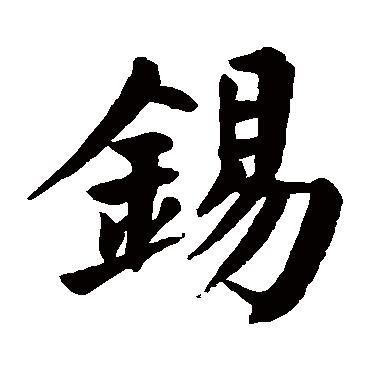
#> input picture sta.jpg, 370 x 370 px
$ python -i calligraphy3.py   (imports and definitions only)   (older library calls are emulated)
#> lines starting #> are read from the running program, lines starting #| are printed output that depends on the picture; after the words box and inside, x2 and y2 are one past the last pixel; in counts of white or black regions, pixels touching at a corner belong together
#!/usr/bin/env python
#######################
#coding version 2.0
# AIRL 0f CSU
#杜正波

#######################
import cv2
import numpy as np
from skimage import morphology
from functools import reduce
from PIL import Image
import math

def perdict_img(img2_path):
    # 输入部分
#> called with img2_path = 'sta.jpg'
    print("准备开始检测")
    # 输入模板原图E:/CSUresult/dzb/wind_hang/wind/15.png
    img1 = cv2.imread('sta.jpg', cv2.IMREAD_GRAYSCALE)
    # 输入学生模仿的字的图片
    print("存储了照片到这里")
    img2 = cv2.imread(img2_path, cv2.IMREAD_GRAYSCALE)

    ###################################################################################
    # 一、图片预处理部分（去除墨块、主体提取、高精度配准）
    width = 400
    height1 = int(width * img1.shape[0] / img1.shape[1])
    height2 = int(width * img2.shape[0] / img2.shape[1])
    img1 = cv2.resize(img1, (width, height1), interpolation=cv2.INTER_AREA)
#> img1: shape (400, 400)
    img2 = cv2.resize(img2, (width, height2), interpolation=cv2.INTER_AREA)
    print("准备二值化")
    # 二值化与去除墨块
    def num2true(img):
        img = np.array(img).astype(bool)
        for i in range(img.shape[0]):
            for j in range(img.shape[1]):
                if img[i][j] == 0:
                    img[i][j] = bool(True)
                else:
                    img[i][j] = bool(False)
        return img

    def true2num(img):
        img.dtype = 'uint8'
        for i in range(img.shape[0]):
            for j in range(img.shape[1]):
                if img[i][j] == 1:
                    img[i][j] = 0
                else:
                    img[i][j] = 255
        # img = np.array(img).astype(int)
        return img

    _, res1 = cv2.threshold(img1, 90, 255, cv2.THRESH_BINARY)
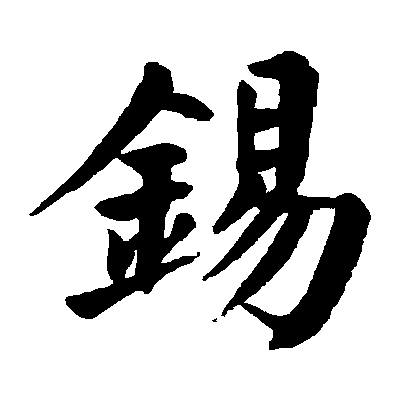
#> res1: shape (400, 400); 78.4% white; 3 black regions (1 under 20 px), largest, box (x1, y1, x2, y2) and area: (202, 51, 371, 350) 20002, (29, 62, 214, 319) 14476
    _, res2 = cv2.threshold(img2, 90, 255, cv2.THRESH_BINARY)
    # 将图像进行二值化处理
    res1 = num2true(res1)
    res2 = num2true(res2)
    # 进行阈值处理，阈值未
    res1 = morphology.remove_small_objects(res1, min_size=400, connectivity=1)
    res2 = morphology.remove_small_objects(res2, min_size=400, connectivity=1)
    # 进行去磨块处理
    res1 = true2num(res1)
    res2 = true2num(res2)
    image1 = res1.copy()
    image2 = res2.copy()

    # cv2.imshow('PART 1 presentation', image1)
    # cv2.imshow('PART 2 presentation', image2)
    # cv2.waitKey(0)
    # 取中心点函数
    # [11 lines left out: function center, not called in this run]

    # 将不连通的图提取外接矩形
    def trans2whole(image):
        # image = 255 - image
        minx, miny, maxx, maxy = width, width, 0, 0
        for i in range(image.shape[0]):
            for j in range(image.shape[1]):
                if image[i][j] == 0:
                    if i <= minx:
                        minx = i
                    if i >= maxx:
                        maxx = i
                    if j <= miny:
                        miny = j
                    if j >= maxy:
                        maxy = j
        ptLeftTop = (miny, minx)
        ptRightBottom = (maxy, maxx)
        point_color = (0, 0, 0)  # BGR
        # thickness = 1
        # lineType = 4
        # cv2.rectangle(image, ptLeftTop, ptRightBottom, point_color, thickness, lineType)
        return ptLeftTop, ptRightBottom

    # 提取字体最小拟合矩形
    def minrect(image):
        ptLeftTop, ptRightBottom = trans2whole(image)
        roi = image[ptLeftTop[1]:ptRightBottom[1], ptLeftTop[0]:ptRightBottom[0]]
        return roi

    newimage = np.zeros((400, 400), np.uint8)
    newimage.fill(255)

    # 图像平移配准
    def imgmatch(newimage, src, cx, cy):
        cx1 = cy1 = int(newimage.shape[0] / 2)
        deltax = cx1 - cx
        deltay = cy1 - cy
        # delta为提取图像中心点与200，200的差距，然后将学生图像平移至新的图层上
        for i in range(src.shape[0]):
            for j in range(src.shape[1]):
                if i + deltax < newimage.shape[0] and j + deltay < newimage.shape[0]:
                    newimage[i + deltax][j + deltay] = src[i][j]
        return newimage

    # 新建图像重新匹配
    def newimage(model, img, size):
        newimage1 = np.zeros((size, size), np.uint8)
        newimage2 = np.zeros((size, size), np.uint8)
        newimage1.fill(255)
        newimage2.fill(255)
        # model为模板字帖，img为学生字帖，求其最小矩阵
        roi1 = minrect(model)
        roi2 = minrect(img)
        # 计算图像空间矩，求质心
        M1 = cv2.moments(255 - roi1)
        M2 = cv2.moments(255 - roi2)
        num_model = int(M1["m00"]) / 255
        num_roi = int(M2["m00"]) / 255
        scale_percent = math.sqrt(num_model / num_roi)
        roi2 = cv2.resize(roi2, (int(roi2.shape[1] * scale_percent), int(roi2.shape[0] * scale_percent)),
                          interpolation=cv2.INTER_AREA)
        M2 = cv2.moments(255 - roi2)
        # 重心计算
        cx1 = int(M1['m10'] / M1['m00'])
        cy1 = int(M1['m01'] / M1['m00'])
        cx2 = int(M2['m10'] / M1['m00'])
        cy2 = int(M2['m01'] / M1['m00'])
        # cv2.circle(roi1, (cx1,cy1), 1, (0, 0, 255), 4)
        # cv2.circle(roi2, (cx2, cy2), 2, (0, 0, 255), 4)
        newimage1 = imgmatch(newimage1, roi1, cy1, cx1)
        newimage2 = imgmatch(newimage2, roi2, cy2, cx2)
        return newimage1, newimage2

    newimage1, newimage2 = newimage(image1, image2, 400)
#> in minrect, `ptLeftTop, ptRightBottom = trans2whole(image)`: ptLeftTop = (29, 51); ptRightBottom = (370, 349)
#> in minrect, `roi = image[ptLeftTop[1]:ptRightBottom[1], ptLeftTop[0]:ptRightBottom[..`:
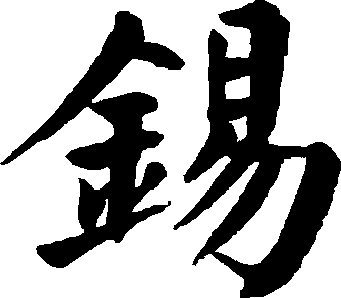
#> roi: shape (298, 341); 66.1% white; 2 black regions, box (x1, y1, x2, y2) and area: (173, 0, 341, 298) 19991, (0, 11, 185, 268) 14476
#> in newimage, `M1 = cv2.moments(255 - roi1)`: M1 = moments, m00 8789085, centre m10/m00, m01/m00 = (195.8, 147.9)
#> in newimage, `M2 = cv2.moments(255 - roi2)`: M2 has the same summary as M1
#> in newimage, `num_model = int(M1["m00"]) / 255`: num_model = 34467
#> in newimage, `scale_percent = math.sqrt(num_model / num_roi)`: scale_percent = 1
#> in newimage, `cx1 = int(M1['m10'] / M1['m00'])`: cx1 = 195
#> in newimage, `cy1 = int(M1['m01'] / M1['m00'])`: cy1 = 147
#> in newimage, `cx2 = int(M2['m10'] / M1['m00'])`: cx2 = 195
#> in newimage, `cy2 = int(M2['m01'] / M1['m00'])`: cy2 = 147
#> in imgmatch, `deltax = cx1 - cx`: deltax = 53
#> in imgmatch, `deltay = cy1 - cy`: deltay = 5
#> after the loop in imgmatch, `for i in range(src.shape[0]):`:
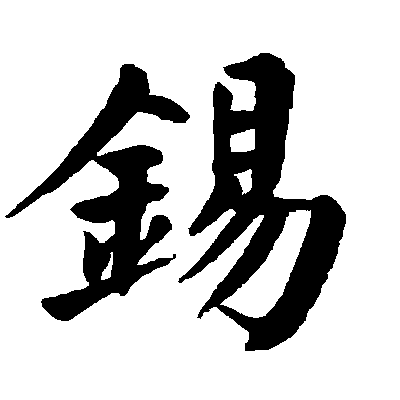
#> newimage: shape (400, 400); 78.5% white; 2 black regions, box (x1, y1, x2, y2) and area: (178, 53, 346, 351) 19991, (5, 64, 190, 321) 14476

    # [6 lines of commented-out code are left out]

    strumodel1 = 255 - newimage1.copy()
    strumodel2 = 255 - newimage1.copy()
    strumodel3 = 255 - newimage1.copy()
    strumodel4 = 255 - newimage1.copy()
    strustudent1 = 255 - newimage2.copy()
    strustudent2 = 255 - newimage2.copy()
    strustudent3 = 255 - newimage2.copy()
    strustudent4 = 255 - newimage2.copy()

    #########################################################################################
    # 二、字形笔画IOU评价
    # 计算IOU
    def get_iou(target, prediction):
        intersection = np.logical_and(target, prediction)  # 逻辑与，下面为逻辑或，求其交并比
        union = np.logical_or(target, prediction)
        iou_score = np.sum(intersection) / np.sum(union)
        return iou_score

    iou1 = get_iou(255 - newimage1, 255 - newimage2)
#> in get_iou, `iou_score = np.sum(intersection) / np.sum(union)`: iou_score = 1
#> iou1 = 1
    score1 = iou1 * 10 * (2 - iou1)
#> score1 = 10
    print("--------------PART 1---------------：字形笔画结构评分为", score1)
#| --------------PART 1---------------：字形笔画结构评分为 10.0
    imageshow1 = newimage1.copy()
    imageshow2 = newimage2.copy()
    imageshow2 = Image.fromarray(imageshow2).convert("RGB")
#> imageshow2: PIL image 400x400 RGB; 78.5% white; 2 black regions
    imageshow2 = np.array(imageshow2)
    # image, contours, hier = cv2.findContours(255-newimage1, cv2.RETR_CCOMP, cv2.CHAIN_APPROX_SIMPLE)
    contours, hier = cv2.findContours(255 - newimage1, cv2.RETR_CCOMP, cv2.CHAIN_APPROX_SIMPLE)
#> contours = 6 contours; box (x1, y1, x2, y2) and area: (178, 53, 346, 351) 23774, (5, 64, 190, 321) 14030, (219, 209, 312, 319) 3738, (229, 128, 256, 153) 522, (233, 168, 253, 196) 295, (100, 251, 114, 281) 182
    imageshow2 = 255 - imageshow2
#> imageshow2: shape (400, 400, 3); 21.5% white; 2 white regions
    cv2.drawContours(imageshow2, contours, -1, (0, 0, 255), 3)
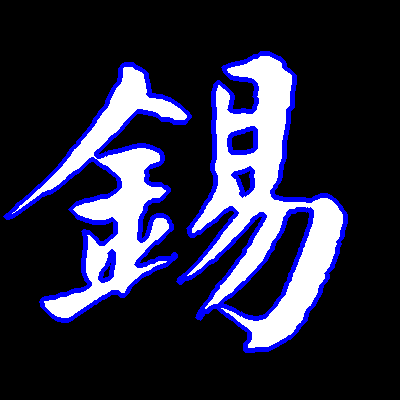
#> imageshow2: shape (400, 400, 3); mean R, G, B 41.7, 41.7, 63.7
    # cv2.imshow('PART 1 presentation', imageshow2)
    #cv2.waitKey(0)

    #########################################################################################
    # 三、框架结构IOU评价
    imagestr = imageshow2.copy()
    thresh1 = 255 - newimage1
    thresh2 = 255 - newimage2

    # a1, contours1, hierarchy1 = cv2.findContours(thresh1, 3, 2) #模仿
    # a2, contours2, hierarchy2 = cv2.findContours(thresh2, 3, 2) #原图
    contours1, hierarchy1 = cv2.findContours(thresh1, 3, 2)  # 模仿
#> contours1 has the same summary as contours
    contours2, hierarchy2 = cv2.findContours(thresh2, 3, 2)  # 原图
#> contours2 has the same summary as contours
    centerdot1 = np.zeros(shape=(len(contours1), 1, 2), dtype=np.int)
#> centerdot1 = [[0, 0], [0, 0], [0, 0], [0, 0], [0, 0], [0, 0]]
    centerdot2 = np.zeros(shape=(len(contours2), 1, 2), dtype=np.int)
#> centerdot2 = [[0, 0], [0, 0], [0, 0], [0, 0], [0, 0], [0, 0]]

    for i in range(len(contours1)):
        # 1.先找到轮廓
        cnt = contours1[i]
        # 2.寻找凸包，得到凸包的角点
        hull = cv2.convexHull(cnt)
        # 3.绘制凸包
        # print(hull)
        cv2.polylines(res1, [hull], True, (0, 0, 0), 2)
        centerdot1[i, 0, 0] = hull[0, 0, 0]  # int(center(hull)[0])
        centerdot1[i, 0, 1] = hull[0, 0, 1]  # int(center(hull)[1])
#> this loop made 6 passes
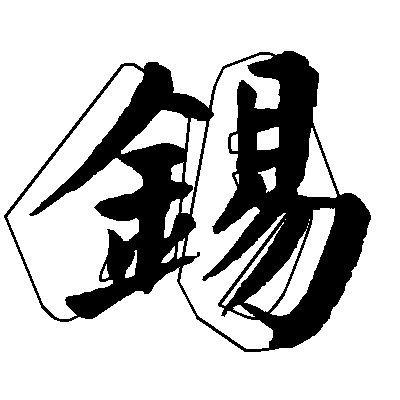
#> res1: shape (400, 400); 76.2% white; 1 black region, box (x1, y1, x2, y2) and area: (4, 51, 371, 352) 38108
#> after the loop, centerdot1 = [[133, 64], [111, 251], [269, 53], [296, 209], [249, 168], [250, 128]]
        # print(centerdot1[i, 0, 0])

    for i in range(len(contours2)):
        # 1.先找到轮廓
        cnt = contours2[i]
        # 2.寻找凸包，得到凸包的角点
        hull = cv2.convexHull(cnt)
        # 3.绘制凸包
        # print(hull)
        cv2.polylines(res2, [hull], True, (0, 0, 0), 2)
        centerdot2[i, 0, 0] = hull[0, 0, 0]
        centerdot2[i, 0, 1] = hull[0, 0, 1]
#> after the loop, centerdot2 has the same summary as centerdot1
        # print(centerdot2[i, 0, 0])

    cv2.polylines(thresh1, [centerdot1], True, (255, 255, 255), 2)
    cv2.polylines(thresh2, [centerdot2], True, (255, 255, 255), 2)

    # 画外部轮廓_, thresh3 = cv2.threshold(image1, 1, 255, cv2.THRESH_BINARY + cv2.THRESH_OTSU)
    contours3, hierarchy3 = cv2.findContours(thresh1, 3, 2)
#> contours3 = 12 contours, 1 with area under 20; largest, box (x1, y1, x2, y2) and area: (5, 52, 346, 351) 44146, (124, 73, 215, 186) 4280, (219, 209, 312, 319) 3737, (229, 80, 257, 112) 539, (274, 154, 294, 200) 416
    contours4, hierarchy4 = cv2.findContours(thresh2, 3, 2)
#> contours4 has the same summary as contours3

    # 1.先找到轮廓
    cnt3 = contours3[0]
#> cnt3 = contour of 998 points, box (x1, y1, x2, y2) (5, 52, 346, 351), area 44146
    cnt4 = contours4[0]
#> cnt4 has the same summary as cnt3
    # 2.寻找凸包，得到凸包的角点
    hull3 = cv2.convexHull(cnt3)
#> hull3 = contour of 29 points, box (x1, y1, x2, y2) (5, 52, 346, 351), area 75107
    hull4 = cv2.convexHull(cnt4)
#> hull4 has the same summary as hull3
    # 3.绘制凸包
    # print(hull)
    cv2.polylines(thresh1, [hull3], True, (255, 255, 255), 1)
#> thresh1: shape (400, 400); 22.7% white; 1 white region, box (x1, y1, x2, y2) and area: (5, 52, 346, 351) 36266
    cv2.polylines(imagestr, [hull3], True, (0, 0, 255), 6)  # 可视化
    cv2.polylines(imagestr, [hull4], True, (255, 0, 0), 3)  # 可视化
    cv2.polylines(thresh2, [hull4], True, (255, 255, 255), 1)
    cv2.fillPoly(thresh1, [hull3], (255, 255, 255))  # 填充内部
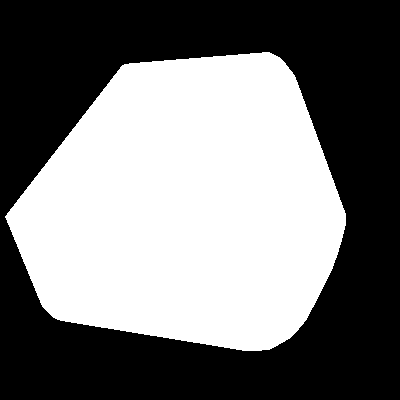
#> thresh1: shape (400, 400); 47.2% white; 1 white region, box (x1, y1, x2, y2) and area: (5, 52, 346, 351) 75566
    cv2.fillPoly(thresh2, [hull4], (255, 255, 255))  # 填充内部

    # 计算IOU
    iou2 = get_iou(thresh1, thresh2)
#> iou2 = 1
    score2 = iou2 * 10
#> score2 = 10
    print("--------------PART 2---------------：字体框架结构评分为", score2)
#| --------------PART 2---------------：字体框架结构评分为 10.0
    # cv2.imshow('PART 2 presentation', imagestr)
    #cv2.waitKey(0)

    ######################################################################################################
    # 三、字体的骨架评分
    def Zhang_Suen_thining(img):
        # get shape
        H, W = img.shape
        # prepare out image
        out = np.zeros((H, W), dtype=np.int)
        # 将图像二值化，非0即1
        out[img[...] > 0] = 1
        # inverse，0和1反转，0为白、1为黑
        out = 1 - out
        while True:
            s1 = []
            s2 = []
            # step 1 ( 光栅扫描 )
            for y in range(1, H - 1):
                for x in range(1, W - 1):
                    # 条件 1：该点大于1
                    if out[y, x] > 0:
                        continue
                    # 条件 2：四面八方的坐标点首尾相减满足等于1则数值加1，最终数值之和不等于1
                    f1 = 0
                    if (out[y - 1, x + 1] - out[y - 1, x]) == 1:
                        f1 += 1
                    if (out[y, x + 1] - out[y - 1, x + 1]) == 1:
                        f1 += 1
                    if (out[y + 1, x + 1] - out[y, x + 1]) == 1:
                        f1 += 1
                    if (out[y + 1, x] - out[y + 1, x + 1]) == 1:
                        f1 += 1
                    if (out[y + 1, x - 1] - out[y + 1, x]) == 1:
                        f1 += 1
                    if (out[y, x - 1] - out[y + 1, x - 1]) == 1:
                        f1 += 1
                    if (out[y - 1, x - 1] - out[y, x - 1]) == 1:
                        f1 += 1
                    if (out[y - 1, x] - out[y - 1, x - 1]) == 1:
                        f1 += 1
                    if f1 != 1:
                        continue
                    # 条件 3：该点为中心的九个点之和小于2且大于6
                    f2 = np.sum(out[y - 1:y + 2, x - 1:x + 2])
                    if f2 < 2 or f2 > 6:
                        continue
                    # 条件 4：围绕该点的三个点之和小于1
                    # x2 x4 x6
                    if (out[y - 1, x] + out[y, x + 1] + out[y + 1, x]) < 1:
                        continue
                    # 条件 5：同条件4
                    # x4 x6 x8
                    if (out[y, x + 1] + out[y + 1, x] + out[y, x - 1]) < 1:
                        continue
                    s1.append([y, x])
            for v in s1:
                out[v[0], v[1]] = 1
            # step 2 ( 光栅扫描 )
            for y in range(1, H - 1):
                for x in range(1, W - 1):
                    # condition 1
                    if out[y, x] > 0:
                        continue
                    # condition 2
                    f1 = 0
                    if (out[y - 1, x + 1] - out[y - 1, x]) == 1:
                        f1 += 1
                    if (out[y, x + 1] - out[y - 1, x + 1]) == 1:
                        f1 += 1
                    if (out[y + 1, x + 1] - out[y, x + 1]) == 1:
                        f1 += 1
                    if (out[y + 1, x] - out[y + 1, x + 1]) == 1:
                        f1 += 1
                    if (out[y + 1, x - 1] - out[y + 1, x]) == 1:
                        f1 += 1
                    if (out[y, x - 1] - out[y + 1, x - 1]) == 1:
                        f1 += 1
                    if (out[y - 1, x - 1] - out[y, x - 1]) == 1:
                        f1 += 1
                    if (out[y - 1, x] - out[y - 1, x - 1]) == 1:
                        f1 += 1

                    if f1 != 1:
                        continue
                    # condition 3
                    f2 = np.sum(out[y - 1:y + 2, x - 1:x + 2])
                    if f2 < 2 or f2 > 6:
                        continue
                    # condition 4
                    # x2 x4 x8
                    if (out[y - 1, x] + out[y, x + 1] + out[y, x - 1]) < 1:
                        continue
                    # condition 5
                    # x2 x6 x8
                    if (out[y - 1, x] + out[y + 1, x] + out[y, x - 1]) < 1:
                        continue
                    s2.append([y, x])
            for v in s2:
                out[v[0], v[1]] = 1
            # if not any pixel is changed
            if len(s1) < 1 and len(s2) < 1:
                break
        out = out.astype(np.uint8) * 255
        return out

    # Read image
    # Zhang Suen thining
    bone1 = newimage1.copy()
    bone2 = newimage2.copy()
    out1 = Zhang_Suen_thining(255 - bone1)
#> out1: shape (400, 400); 98.9% white; black in thin lines or dots, all inside (x1, y1, x2, y2) = (7, 69, 327, 347)
    out2 = Zhang_Suen_thining(255 - bone2)
    # Save result
    # cv2.imshow("bone model", out1)
    # cv2.imshow("bone student", out2)
    #cv2.waitKey(0)
    bone11 = Image.fromarray(out1)
    bone21 = Image.fromarray(out2)

    # 计算相似度
    # 计算图片的局部哈希值--pHash
    def ORB_img_similarity(img1_path, img2_path):
        """
        :param img1_path: 图片1路径
        :param img2_path: 图片2路径
        :return: 图片相似度
        """
        try:
            # 读取图片
            img1 = img1_path
            img2 = img2_path

            # 初始化ORB检测器
            orb = cv2.ORB_create()
            kp1, des1 = orb.detectAndCompute(img1, None)
            kp2, des2 = orb.detectAndCompute(img2, None)

            # 提取并计算特征点
            bf = cv2.BFMatcher(cv2.NORM_HAMMING)
            # knn筛选结果
            matches = bf.knnMatch(des1, trainDescriptors=des2, k=2)

            # 查看最大匹配点数目
            good = [m for (m, n) in matches if m.distance < 0.75 * n.distance]
            similary = len(good) / len(matches)
            return similary

        except:
            return '0'

    def phash(img):
        """
        :param img: 图片
        :return: 返回图片的局部hash值
        """
        img = img.resize((8, 8), Image.ANTIALIAS).convert('L')
        avg = reduce(lambda x, y: x + y, img.getdata()) / 64.
        hash_value = reduce(lambda x, y: x | (y[1] << y[0]),
                            enumerate(map(lambda i: 0 if i < avg else 1, img.getdata())), 0)
        return hash_value

    # 计算两个图片相似度函数局部敏感哈希算法
    def phash_img_similarity(img1_path, img2_path):
        """
        :param img1_path: 图片1路径
        :param img2_path: 图片2路径
        :return: 图片相似度
        """
        # 读取图片
        img1 = img1_path
        img2 = img2_path

        # 计算汉明距离
        distance = bin(phash(img1) ^ phash(img2)).count('1')
        similary = 1 - distance / max(len(bin(phash(img1))), len(bin(phash(img1))))
        return similary

    similar1 = ORB_img_similarity(out1, out2)
#> in ORB_img_similarity, `kp1, des1 = orb.detectAndCompute(img1, None)`: kp1 = 497 keypoints; strongest (x, y, size): (125, 248, 31), (227, 194, 31), (246, 206, 31), (261, 203, 31)
#> in ORB_img_similarity, `kp2, des2 = orb.detectAndCompute(img2, None)`: kp2 has the same summary as kp1
#> in ORB_img_similarity, `matches = bf.knnMatch(des1, trainDescriptors=des2, k=2)`: matches = 497 matches
#> in ORB_img_similarity, `similary = len(good) / len(matches)`: similary = 1
#> similar1 = 1
    similar2 = phash_img_similarity(bone11, bone21)
#> in phash, `avg = reduce(lambda x, y: x + y, img.getdata()) / 64.`: avg = 251.9
#> in phash, `hash_value = reduce(lambda x, y: x | (y[1] << y[0]), enumerate(map(lam..`: hash_value = 18433129387232189439
#> in phash_img_similarity, `distance = bin(phash(img1) ^ phash(img2)).count('1')`: distance = 0
#> in phash_img_similarity, `similary = 1 - distance / max(len(bin(phash(img1))), len(bin(phash(img..`: similary = 1
#> similar2 = 1
    score3 = math.cos((similar1 - 1)) * 5 + similar2 * 5
#> score3 = 10
    print("--------------PART 3---------------：骨架的相似度为", score3)
#| --------------PART 3---------------：骨架的相似度为 10.0

    ########################################################################
    # 计算米字格特征
    # 旋转图像
    def rotate_bound(image, angle):
        # 获取图像的尺寸
        # 旋转中心
        (h, w) = image.shape[:2]
        (cx, cy) = (w / 2, h / 2)

        # 设置旋转矩阵
        M = cv2.getRotationMatrix2D((cx, cy), -angle, 1.0)
        cos = np.abs(M[0, 0])
        sin = np.abs(M[0, 1])

        # 计算图像旋转后的新边界
        nW = int((h * sin) + (w * cos))
        nH = int((h * cos) + (w * sin))

        # 调整旋转矩阵的移动距离（t_{x}, t_{y}）
        M[0, 2] += (nW / 2) - cx
        M[1, 2] += (nH / 2) - cy

        return cv2.warpAffine(image, M, (nW, nH))

    # 计算投影直方图
    def statisticalhis(img):
        h = img.shape[0]
        w = img.shape[1]

        # 从列看
        a = np.zeros([w, 1], np.float32)

        for j in range(0, w):  # 遍历每一行
            for i in range(0, h):  # 遍历每一列
                if img[i, j] == 255:  # 判断该点是否为黑点，0代表黑点
                    a[j, 0] += 1
                    img[i, j] = 0  # 将其改为白点，即等于255
        for j in range(0, w):  # 遍历每一行
            for i in range(0, int(a[j, 0])):  # 从该行应该变黑的最左边的点开始向最右边的点设置黑点
                img[h - i - 1, j] = 255  # 设置黑点
        return img, a

    # 0°
    # strumodel1,amodle1 = statisticalhis(strumodel1)
    # strustudent1,astudent1 = statisticalhis(strustudent1)
    strumodel1, amodle1 = statisticalhis(rotate_bound(strumodel1, 1))
#> in rotate_bound, `M = cv2.getRotationMatrix2D((cx, cy), -angle, 1.0)`: M = [[1, -0.0175, 3.52], [0.0175, 1, -3.46]]
#> in rotate_bound, `cos = np.abs(M[0, 0])`: cos = 1
#> in rotate_bound, `sin = np.abs(M[0, 1])`: sin = 0.0175
#> in rotate_bound, `nW = int((h * sin) + (w * cos))`: nW = 406
#> after the loop in statisticalhis, `for j in range(0, w):`:
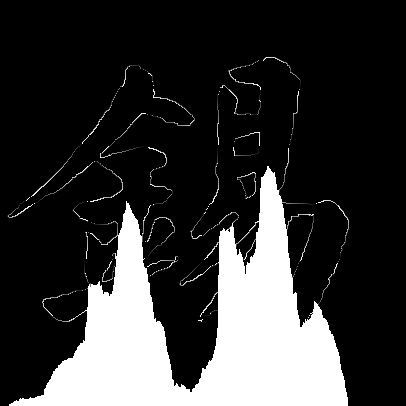
#> img: shape (406, 406); min 0, max 255, mean 52.8
#> amodle1 = 406 values, max 240 at index 267, min 0 at index 0, mean 80.13
    strustudent1, astudent1 = statisticalhis(rotate_bound(strustudent1, 1))
#> (the rest of the program and of its run is left out)
